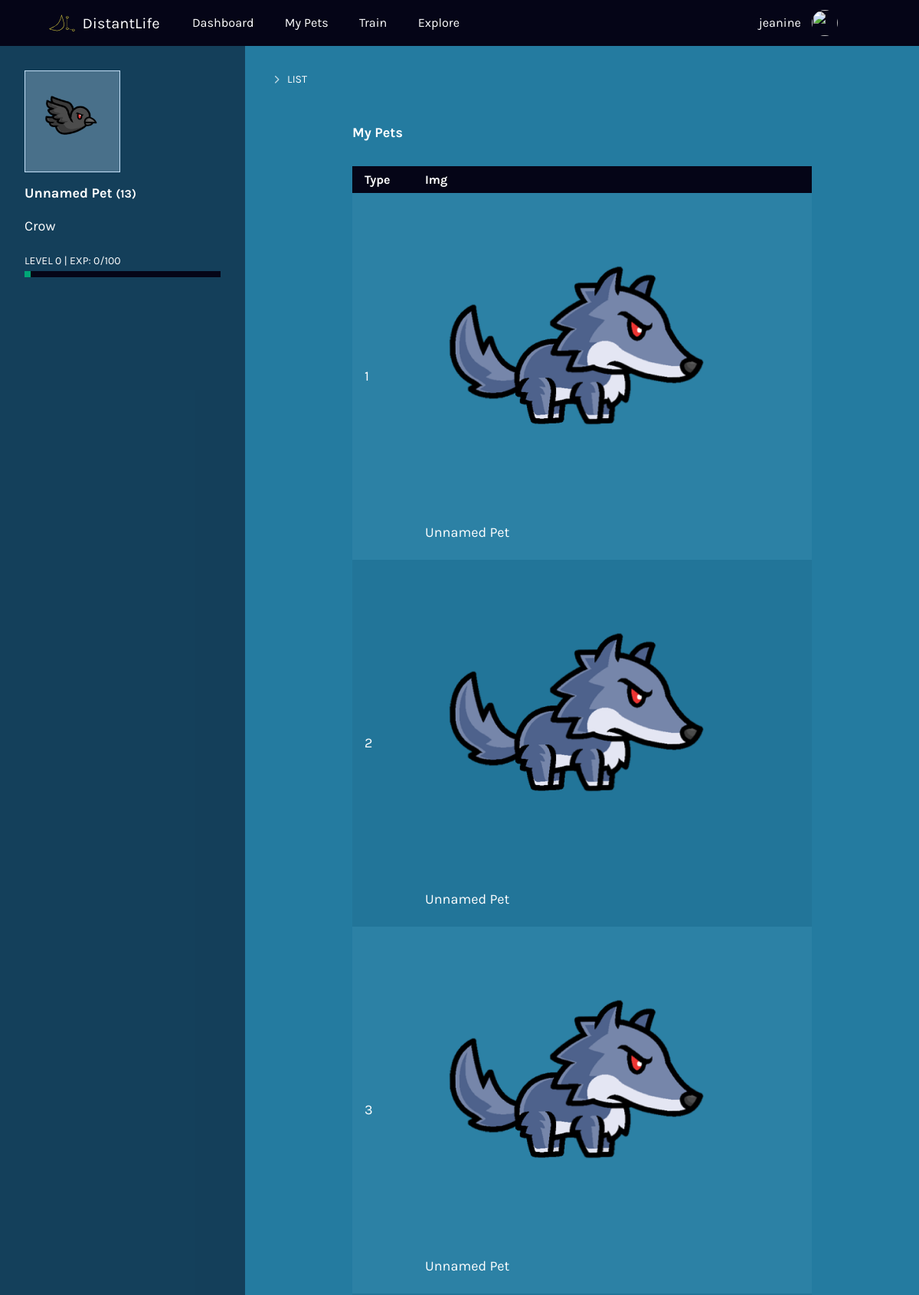
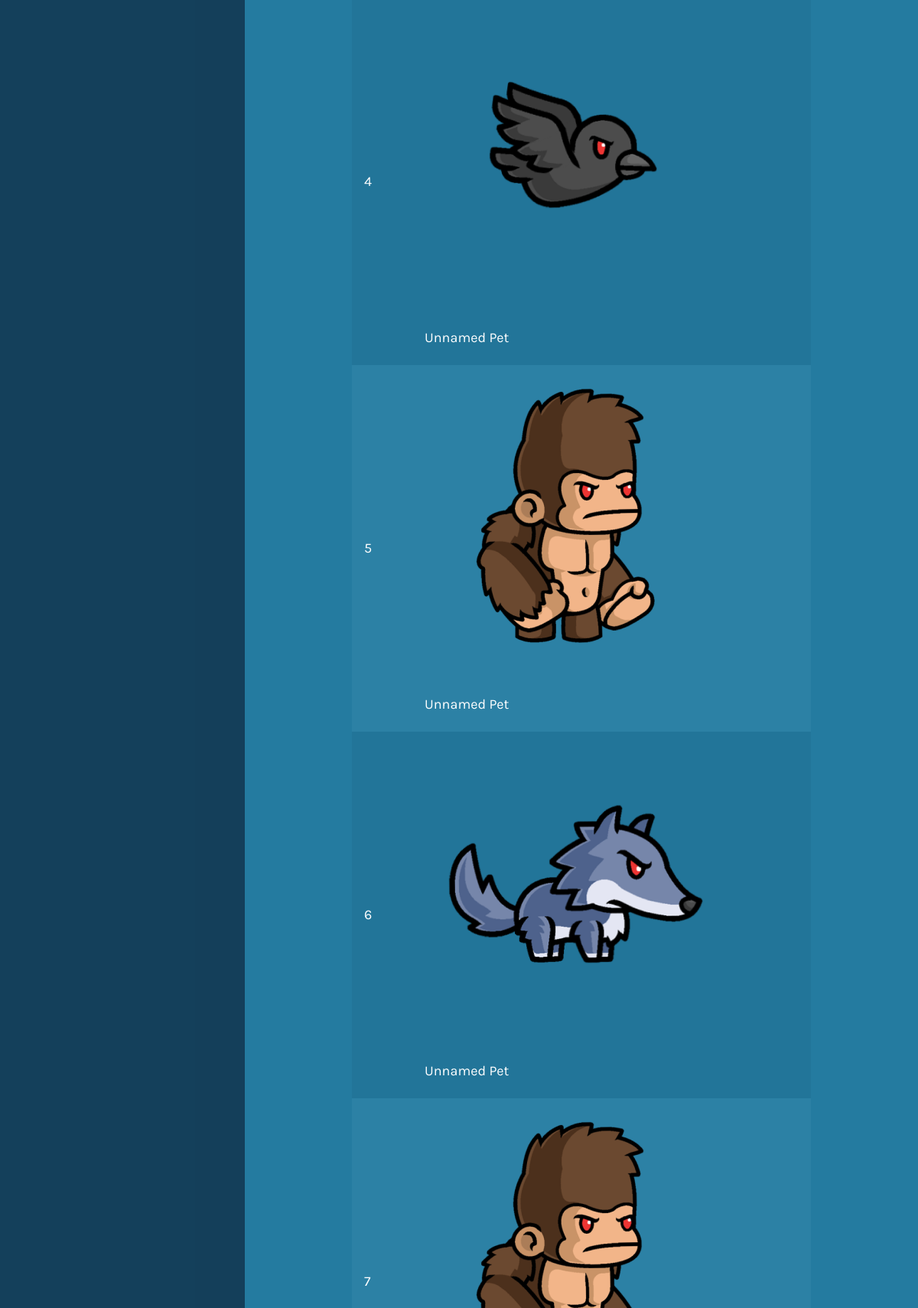
The page /pets (signed in, upper part) on the database its author committed (2 pictures, top to bottom).
### tables this page shows
CREATE TABLE `users` (
  `id` integer,
  `username` varchar(255) NOT NULL,
  `full_name` varchar(255),
  `password` hash,
  `email` varchar(255),
  `created_at` timestamp,
  `last_login` timestamp,
  `preferred_lang` integer,
  `learning_lang` integer, `active_pet_id` integer,
  PRIMARY KEY(id)
);

CREATE TABLE `pets` (
  `id` integer,
  `type` integer,
  `name` varchar(255),
  `created` timestamp,
  `exp` integer,
  PRIMARY KEY(id)
);

CREATE TABLE `pet_types` (
  `id` integer,
  `imgsrc` varchar(255),
  `pet_type` varchar(255), `exp_required` integer,
  PRIMARY KEY(id)
);

### application.py (the view)
@app.route("/pets")
@login_required
def pets():
    pets_owned = db.execute("SELECT pets.id, pet_types.imgsrc, pets.created, pets.exp, pets.name, users.active_pet_id FROM owners JOIN pets ON pets.id = owners.pet_id JOIN pet_types ON pets.type = pet_types.id JOIN users ON users.id = owners.owner_id WHERE owner_id = ?", session["user_id"])
    return render_template("list.html", pets_owned=pets_owned)

### application.py (called while the page is built)
@app.after_request
def after_request(response):
    response.headers["Cache-Control"] = "no-cache, no-store, must-revalidate"
    response.headers["Expires"] = 0
    response.headers["Pragma"] = "no-cache"
    return response

### helpers.py (called while the page is built)
def login_required(f):
    @wraps(f)
    def decorated_function(*args, **kwargs):
        if session.get("user_id") is None:
            return redirect("/login")
        return f(*args, **kwargs)
    return decorated_function

### templates/list.html (shortened to what this page needs)
{% extends "layout.html" %}
{% block main %}
<h1>My Pets</h1>
{% if (pets_owned|length) > 0 %}
<table class="table table-striped">
    <thead>
        <tr>
            <th>Type</th>
            <th>Img</th>
        </tr>
    </thead>
    <tbody>
        {% for pets in pets_owned %}
        <tr>
            <td>{{ pets.id }}</td>
            <td><img src="/static/{{ pets.imgsrc }}" alt="" />
            <br/>
            <p>{{ pets.name }}
            </p>
            </td>
        </tr>
        {% endfor %}
    </tbody>
</table>
{% else %}
    <p>No pets</p>
{% endif %}
{% endblock %}

### templates/layout.html (shortened to what this page needs)
<!DOCTYPE html>
<html lang="en">
  {% include 'global/head.html' %}
<body class="text-gray-900 font-sans antialiased">
  {% include 'global/header.html' %}
  <div class="layout-secondary">
    <div class="layout-secondary-main theme-inversed">
      <main>
        {% include 'global/breadcrumb.html' %}
        <div class="secondary-main">
          {% block main %}{% endblock %}
        </div>
      </main>
    </div>
    <div class="layout-secondary-aside theme-inversed">
      {% include 'global/sidebar.html' %}
    </div>
  </div>
</body>
</html>

### templates/global/head.html (shortened to what this page needs)
<head>
  <link href="{{ url_for('static', filename='proj04.css') }}" rel="stylesheet">
  <link href="{{ url_for('static', filename='overrides.css') }}" rel="stylesheet">
</head>

### templates/global/header.html (shortened to what this page needs)
<header class="header">
  <div class="container">
    <div class="menu-container">
      <div class="menu-logo">
        <h1><a class="logo" href="/"><img src="{{ url_for('static', filename='distantlife-logo.svg') }}" height="28" width="140"
              alt="Distant Life" /></a></h1>
      </div>
      <nav id="siteMenu" role="menu" aria-labelledby="menubutton">
        <ul class="list-unstyled list-inline">
          {% if session.user_id %}
          <li><a href="/">Dashboard</a></li>
          <li><a href="/pets">My Pets</a></li>
          <li><a href="/train">Train</a></li>
          <li><a href="#">Explore</a></li>
          {% endif %}
        </ul>
        <ul class="list-unstyled list-inline">
          {% if session.user_id %}
            <li class="menu-user"><a href="#">{{ username }}
              <img alt="" src="https://www.satinflame.com/img/icons/apple-touch-icon.png" width="34" height="34" class="rounded-circle">
            </a></li>
            <li class="has-dropdown"><a class="hide-md" href="#" aria-haspopup="true">
            </a>
            </li>
          {% else %}
            <li><a href="/signup">Sign Up</a></li>
            <li><a href="/login">Login</a></li>
          {% endif %}
        </ul>
      </nav>
    </div>
  </div>
</header>

### templates/global/breadcrumb.html (shortened to what this page needs)
<nav class="breadcrumb" aria-label="breadcrumb">
  <ol>
    <li><a class="active" aria-current="page" href="#">{{ title_s }}</a>
    </li>
  </ol>
</nav>

### templates/global/sidebar.html (shortened to what this page needs)
{% from "./macros.html" import usedalot, get_data with context %}
<aside>
  {% if (session.get("active_pet")) %}
  <p class="text-center my-0 pet-box ">
    <img width="200" height="200" src="{{ url_for('static', filename=session['active_pet']['imgsrc']) }}" alt="{{session['active_pet']['type']}}" />
  </p>
  <h3>{{session["active_pet"]["name"]}} <small>({{session["active_pet"]["id"]}})</small></h3>
  <p>{{session["active_pet"]["type"]}}</p>
  <p class="text-small-caps mb-0">Level {{ session["active_pet"]["exp"] // 100 }} | Exp: {{ session["active_pet"]["exp"] % 100 }}/100 </p>
  <div class="progressbar" role="progressbar" aria-valuenow="{{ session['active_pet']['exp'] % 100 }}" aria-valuemin="0" aria-valuemax="100">
    <span class="filled" style="width: {{ session['active_pet']['exp'] % 100 }}%;"></span>
  </div>
  {% endif %}
</aside>

### rows shown on the page
users: username "jeanine"
pets: id "1", imgsrc (picture), name "Unnamed Pet"
pets: id "2", imgsrc (picture), name "Unnamed Pet"
pets: id "3", imgsrc (picture), name "Unnamed Pet"
pets: id "4", imgsrc (picture), name "Unnamed Pet"
pets: id "5", imgsrc (picture), name "Unnamed Pet"
pets: id "6", imgsrc (picture), name "Unnamed Pet"
pets: id "7", imgsrc (picture)
pet_types: active_pet.type "Crow"

### other values the page prints
{{ title_s }} "LIST"
{{ session["active_pet"]["name"] }} "Unnamed Pet"
{{ session["active_pet"]["id"] }} "13"
{{ session["active_pet"]["exp"] // 100 }} "0"
{{ session["active_pet"]["exp"] % 100 }} "0"
